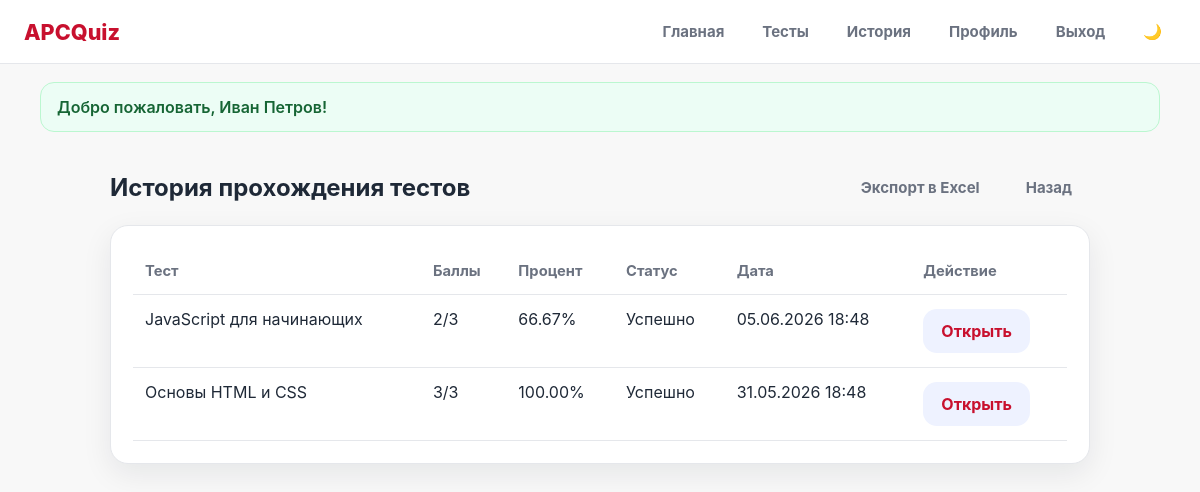
The app's page /history.php (signed in) with its own data.
### tables this page shows
CREATE TABLE user_results (
    id INT AUTO_INCREMENT PRIMARY KEY,
    user_id INT NOT NULL,
    test_id INT NOT NULL,
    score INT NOT NULL DEFAULT 0,
    max_score INT NOT NULL DEFAULT 0,
    percentage DECIMAL(5,2) NOT NULL DEFAULT 0.00,
    successful TINYINT(1) NOT NULL DEFAULT 0,
    created_at TIMESTAMP DEFAULT CURRENT_TIMESTAMP,
    CONSTRAINT fk_results_user FOREIGN KEY (user_id) REFERENCES users(id) ON DELETE CASCADE,
    CONSTRAINT fk_results_test FOREIGN KEY (test_id) REFERENCES tests(id) ON DELETE CASCADE
);

CREATE TABLE tests (
    id INT AUTO_INCREMENT PRIMARY KEY,
    category_id INT NULL,
    title VARCHAR(200) NOT NULL,
    description TEXT NULL,
    time_limit INT NOT NULL DEFAULT 15,
    is_active TINYINT(1) NOT NULL DEFAULT 1,
    created_at TIMESTAMP DEFAULT CURRENT_TIMESTAMP,
    CONSTRAINT fk_tests_category FOREIGN KEY (category_id) REFERENCES categories(id) ON DELETE SET NULL
);

### functions.php (called while the page is built, shortened)
<?php
function e($value): string
{
    return htmlspecialchars((string)$value, ENT_QUOTES, 'UTF-8');
}

### history.php (the view, shortened to what this page needs)
<?php
require_once __DIR__ . '/config/db.php';
require_once __DIR__ . '/includes/functions.php';
$user = currentUser($pdo);
$stmt = $pdo->prepare("
    SELECT ur.*, t.title
    FROM user_results ur
    JOIN tests t ON t.id = ur.test_id
    WHERE ur.user_id = ?
    ORDER BY ur.created_at DESC
");
$stmt->execute([$user['id']]);
$results = $stmt->fetchAll(PDO::FETCH_ASSOC);
require_once __DIR__ . '/includes/header.php';
?>
<div class="container narrow-container">
    <div class="section-title">
        <h2>История прохождения тестов</h2>
        <div class="inline-actions">
            <a class="btn history-action-btn" href="/knowledge_test_system/export_results.php">Экспорт в Excel</a>
            <a class="btn history-action-btn" href="/knowledge_test_system/profile.php">Назад</a>
        </div>
    </div>
    <div class="table-wrap">
        <table>
            <thead>
                <tr>
                    <th>Тест</th>
                    <th>Баллы</th>
                    <th>Процент</th>
                    <th>Статус</th>
                    <th>Дата</th>
                    <th>Действие</th>
                </tr>
            </thead>
            <tbody>
                <?php if (!empty($results)): ?>
                    <?php foreach ($results as $item): ?>
                        <tr>
                            <td><?= e($item['title']); ?></td>
                            <td><?= (int)$item['score']; ?>/<?= (int)$item['max_score']; ?></td>
                            <td><?= e($item['percentage']); ?>%</td>
                            <td><?= $item['successful'] ? 'Успешно' : 'Неуспешно'; ?></td>
                            <td><?= e(date('d.m.Y H:i', strtotime($item['created_at']))); ?></td>
                            <td>
                                <a class="btn btn-light" href="/knowledge_test_system/result.php?id=<?= (int)$item['id']; ?>">
                                    Открыть
                                </a>
                            </td>
                        </tr>
                    <?php endforeach; ?>
                <?php else: ?>
                    <tr>
                        <td colspan="6" class="muted" style="text-align:center;">История прохождения пока пуста.</td>
                    </tr>
                <?php endif; ?>
            </tbody>
        </table>
    </div>
</div>

### style.css (style rules this page uses)
:root { --bg: #f8f8f8; --card: #ffffff; --text: #1f2937; --muted: #6b7280; --primary: #c8102e; --primary-dark: #a50d25; --border: #e5e7eb; --success: #16a34a; --danger: #c8102e; --warning: #d97706; --shadow: 0 10px 30px rgba(15, 23, 42, 0.08); --radius: 18px; }
* { box-sizing: border-box; }
html, body { margin: 0; padding: 0; font-family: Inter, "Segoe UI", Arial, sans-serif; background: var(--bg); color: var(--text); }
body { min-height: 100vh; }
a { color: inherit; text-decoration: none; }
.container { width: min(1120px, calc(100% - 32px)); margin: 0 auto; }
.narrow-container { width: min(980px, calc(100% - 80px)); margin: 0 auto; }
.hero-card, .card, .stat-card, .panel, .table-wrap, .auth-card { background: var(--card); border: 1px solid var(--border); border-radius: var(--radius); box-shadow: var(--shadow); }
.card, .panel, .table-wrap { padding: 22px; }
.section-title { display: flex; justify-content: space-between; align-items: center; gap: 12px; margin: 10px 0 16px; }
.section-title h2 { margin: 0; }
.inline-actions { display: flex; gap: 10px; flex-wrap: wrap; }
.btn { display: inline-flex; align-items: center; justify-content: center; gap: 8px; border: none; cursor: pointer; padding: 12px 18px; border-radius: 14px; font-weight: 700; transition: 0.25s; font-family: Inter, "Segoe UI", Arial, sans-serif; }
.btn-light { background: #eef2ff; color: var(--primary) !important; }
.history-action-btn { background: transparent !important; color: var(--muted) !important; border: none !important; box-shadow: none !important; font-family: Inter, "Segoe UI", Arial, sans-serif; font-size: 15px; font-weight: 700; }
.table-wrap { overflow: auto; }
table { width: 100%; border-collapse: collapse; }
th, td { padding: 14px 12px; border-bottom: 1px solid var(--border); text-align: left; vertical-align: top; }
th { font-size: 0.92rem; color: var(--muted); }

### records on screen
user_results: test.title "JavaScript для начинающих", score "2", max_score "3", percentage "66.67", successful "Успешно", created_at "05.06.2026 18:48"
user_results: test.title "Основы HTML и CSS", score "3", max_score "3", percentage "100.00", successful "Успешно", created_at "31.05.2026 18:48"

### other values on screen
$flash['message'] "Добро пожаловать, Иван Петров!"
